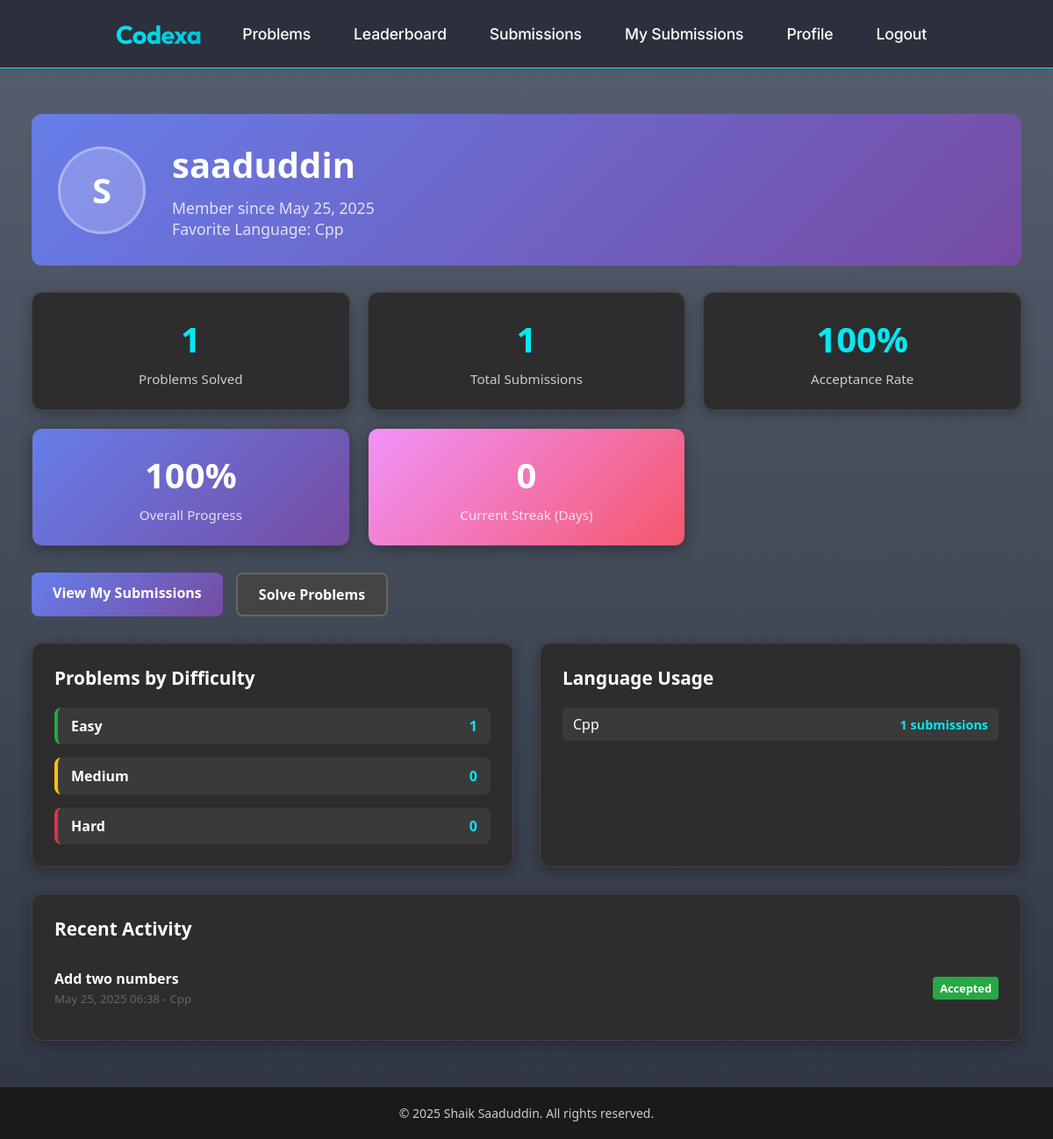
The app's page /auth/profile/ (signed in), older data.
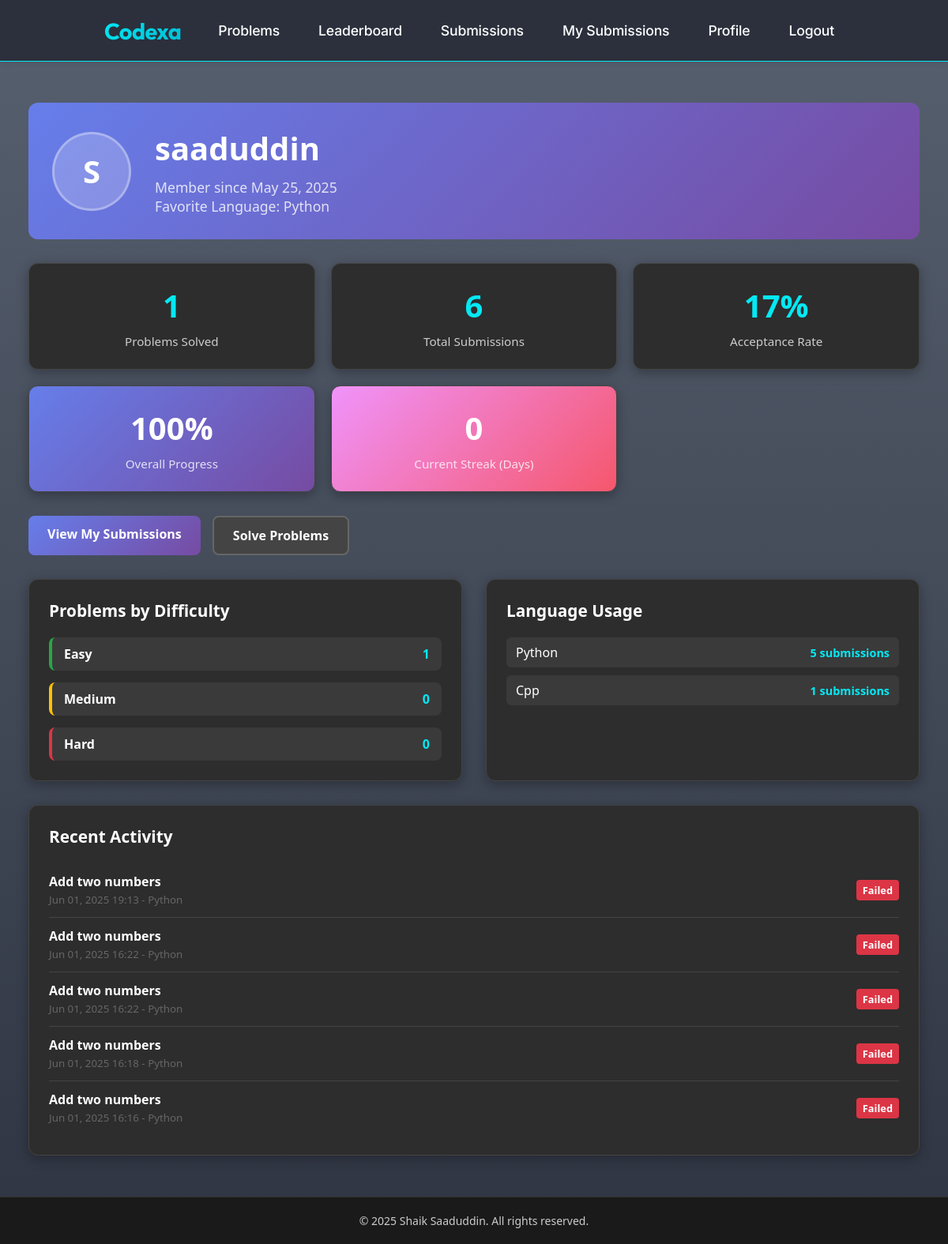
The same page, newer data.
### compiler/models.py (models this page shows, shortened)
class CodeSubmission(models.Model):
    LANGUAGE_CHOICES = [
        ('python', 'Python'),
        ('cpp', 'C++'),
        ('java', 'Java'),
        ('c', 'C'),
    ]
    user = models.ForeignKey(User, on_delete=models.CASCADE, related_name='submissions')
    problem = models.ForeignKey(Problem, on_delete=models.CASCADE, null=True, blank=True, related_name='submissions')
    language = models.CharField(max_length=10, choices=LANGUAGE_CHOICES)
    code = models.TextField()
    output = models.TextField(blank=True)
    error_message = models.TextField(blank=True)
    execution_time = models.FloatField(default=0.0)
    is_correct = models.BooleanField(default=False)
    submitted_at = models.DateTimeField(auto_now_add=True)
    class Meta:
        ordering = ['-submitted_at']

### problems/models.py (models this page shows, shortened)
class Problem(models.Model):
    title = models.CharField(max_length=200)
    description = models.TextField()
    difficulty = models.CharField(max_length=50)
    sample_input = models.TextField(null=True, blank=True)
    sample_output = models.TextField(null=True, blank=True)

### accounts/views.py (the view)
# urls.py: path('profile/', profile, name='profile'),
@login_required
def profile(request):
    if request.user.is_authenticated:
        user_submissions = CodeSubmission.objects.filter(user=request.user)
        submission_count = user_submissions.count()
        solved_problems_query = user_submissions.filter(is_correct=True).values('problem').distinct()
        solved_count = solved_problems_query.count()
        if submission_count > 0:
            correct_submissions = user_submissions.filter(is_correct=True).count()
            acceptance_rate = round((correct_submissions / submission_count) * 100)
        else:
            acceptance_rate = 0
        solved_problem_ids = [sub['problem'] for sub in solved_problems_query if sub['problem']]
        solved_problems_by_difficulty = Problem.objects.filter(
            id__in=solved_problem_ids
        ).values('difficulty').annotate(count=Count('id'))
        difficulty_stats = {'Easy': 0, 'Medium': 0, 'Hard': 0}
        for stat in solved_problems_by_difficulty:
            difficulty_stats[stat['difficulty']] = stat['count']
        language_stats = user_submissions.values('language').annotate(
            count=Count('id')
        ).order_by('-count')
        favorite_language = language_stats.first()['language'] if language_stats else 'None'
        recent_submissions = user_submissions.select_related('problem').order_by('-submitted_at')[:5]
        today = timezone.now().date()
        current_streak = 0
        check_date = today
        while True:
            day_submissions = user_submissions.filter(
                is_correct=True,
                submitted_at__date=check_date  # Fixed field name
            ).exists()
            if day_submissions:
                current_streak += 1
                check_date -= timedelta(days=1)
            else:
                break
            if current_streak > 365:
                break
        total_problems = Problem.objects.count()
        progress_percentage = round((solved_count / total_problems * 100)) if total_problems > 0 else 0
        context = {
            'submission_count': submission_count,
            'solved_count': solved_count,
            'acceptance_rate': acceptance_rate,
            'recent_submissions': recent_submissions,
            'difficulty_stats': difficulty_stats,
            'language_stats': language_stats,
            'favorite_language': favorite_language,
            'current_streak': current_streak,
            'total_problems': total_problems,
            'progress_percentage': progress_percentage,
        }
        template = loader.get_template('profile.html')
        return HttpResponse(template.render(context, request))
    else:
        messages.error(request, 'You are not logged in')
        return redirect('/auth/login/')

### accounts/templates/profile.html (shortened to what the changed rows need)
{% extends "base.html" %}
{% load static %}
{% block content %}
<div class="profile-container">
    <div class="profile-header">
        <div class="profile-info">
            <h1>{{ request.user.username }}</h1>
            <p>Member since {{ request.user.date_joined|date:"F d, Y" }}</p>
            <p>Favorite Language: {{ favorite_language|title }}</p>
        </div>
    </div>
    <div class="profile-stats">
        <div class="stat-card">
            <div class="stat-value">{{ submission_count|default:"0" }}</div>
            <div class="stat-label">Total Submissions</div>
        </div>
        <div class="stat-card">
            <div class="stat-value">{{ acceptance_rate|default:"0" }}%</div>
            <div class="stat-label">Acceptance Rate</div>
        </div>
    </div>
    <div class="stats-section">
        <div class="stats-card">
            <div class="language-stats">
                {% for lang_stat in language_stats %}
                    <div class="language-item">
                        <span class="language-name">{{ lang_stat.language|title }}</span>
                        <span class="language-count">{{ lang_stat.count }} submissions</span>
                    </div>
                {% empty %}
                    <p style="text-align: center; color: #777;">No submissions yet</p>
                {% endfor %}
            </div>
        </div>
    </div>
    <div class="recent-activity">
        {% if recent_submissions %}
            {% for submission in recent_submissions %}
                <div class="activity-item">
                    <div>
                        <div class="activity-problem">
                            {% if submission.problem %}
                                {{ submission.problem.title }}
                            {% else %}
                                Practice Submission
                            {% endif %}
                        </div>
                        <small style="color: #666;">{{ submission.submitted_at|date:"M d, Y H:i" }} - {{ submission.language|title }}</small>
                    </div>
                    <span class="activity-status {% if submission.is_correct %}status-accepted{% else %}status-failed{% endif %}">
                        {% if submission.is_correct %}Accepted{% else %}Failed{% endif %}
                    </span>
                </div>
            {% endfor %}
        {% else %}
            <div class="activity-empty">
                <p>No recent activity. Start solving problems!</p>
            </div>
        {% endif %}
    </div>
</div>
{% endblock %}

Row changes from the older to the newer data that the page shows:
no longer on this page (row unchanged): CodeSubmission: language "Cpp", problem "Add two numbers", submitted_at "May 25, 2025 06:38", is_correct "Accepted"
added CodeSubmission: problem "Add two numbers", submitted_at "Jun 01, 2025 19:13", language "Python", is_correct "Failed"
added CodeSubmission: problem "Add two numbers", submitted_at "Jun 01, 2025 16:22", language "Python", is_correct "Failed"
added CodeSubmission: problem "Add two numbers", submitted_at "Jun 01, 2025 16:22", language "Python", is_correct "Failed"
added CodeSubmission: problem "Add two numbers", submitted_at "Jun 01, 2025 16:18", language "Python", is_correct "Failed"
added CodeSubmission: problem "Add two numbers", submitted_at "Jun 01, 2025 16:16", language "Python", is_correct "Failed"
Text that changed along with them:
{{ favorite_language|title }}: (not shown) → "Python"
{{ submission_count|default:"0" }}: "1" → "6"
{{ acceptance_rate|default:"0" }}: "100" → "17"
new list line: "Python 5 submissions"
